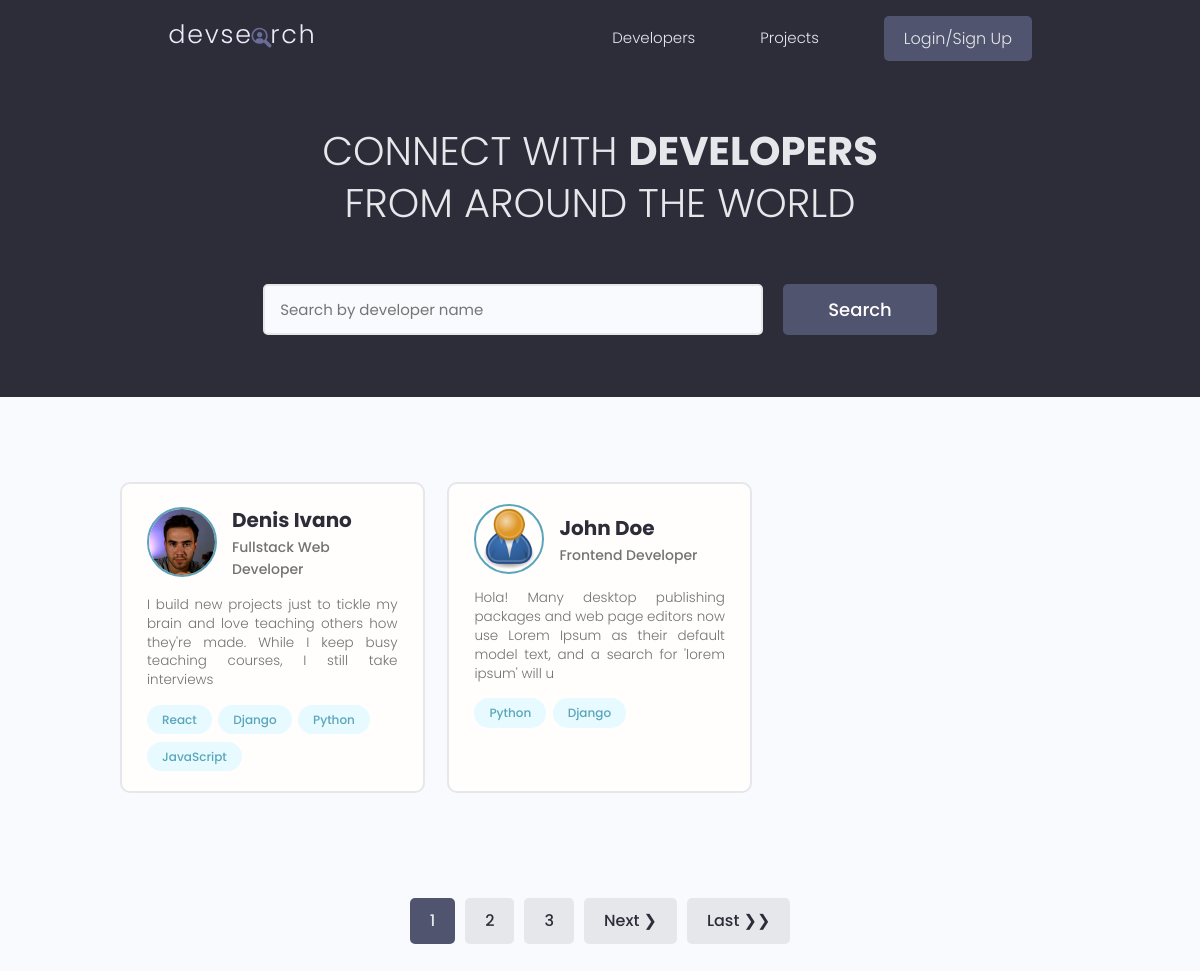
The page / on the database its author committed.
### users/models.py (models this page shows, shortened)
class Profile(models.Model):
    user = models.OneToOneField(
        User, on_delete=models.CASCADE, null=True, blank=True)
    name = models.CharField(max_length=200, blank=True, null=True)
    email = models.EmailField(max_length=500, blank=True, null=True)
    username = models.CharField(max_length=200, blank=True, null=True)
    location = models.CharField(max_length=200, blank=True, null=True)
    short_intro = models.CharField(max_length=200, blank=True, null=True)
    bio = models.TextField(blank=True, null=True)
    profile_image = models.ImageField(
        null=True, blank=True, upload_to='profiles/', default='profiles/user-default.png')
    social_github = models.CharField(max_length=200, blank=True, null=True)
    social_twitter = models.CharField(max_length=200, blank=True, null=True)
    social_linkedin = models.CharField(max_length=200, blank=True, null=True)
    social_youtube = models.CharField(max_length=200, blank=True, null=True)
    social_website = models.CharField(max_length=200, blank=True, null=True)
    created = models.DateTimeField(auto_now_add=True)
    id = models.UUIDField(default=uuid.uuid4, unique=True,
                          primary_key=True, editable=False)

class Skill(models.Model):
    owner = models.ForeignKey(
        Profile, on_delete=models.CASCADE, null=True, blank=True)
    name = models.CharField(max_length=200, blank=True, null=True)
    description = models.TextField(null=True, blank=True)
    created = models.DateTimeField(auto_now_add=True)
    id = models.UUIDField(default=uuid.uuid4, unique=True,
                          primary_key=True, editable=False)
    def __str__(self):
        return str(self.name)

### users/views.py (the view)
# urls.py: path('', views.profiles, name='profiles'),
def profiles(request):
    profiles, search_query = searchProfiles(request)
    custom_range, profiles, paginator = paginateProfiles(request, profiles, 2)
    context = {
        'profiles': profiles,
        'search': search_query,
        'custom_range': custom_range,
        'paginator': paginator
    }
    return render(request, 'users/profiles.html', context)

### users/utils.py (called while the page is built)
def paginateProfiles(request, profiles, results):
    page = request.GET.get('page')
    paginator = Paginator(profiles, results)
    try:
        profiles = paginator.page(page)
    except PageNotAnInteger:
        page = 1
        profiles = paginator.page(page)
    except EmptyPage:
        page = paginator.num_pages
        profiles = paginator.page(page)
    leftIndex = (int(page) - 4)
    if leftIndex < 1:
        leftIndex = 1
    rightIndex = (int(page) + 5)
    if rightIndex > paginator.num_pages:
        rightIndex = paginator.num_pages + 1
    custom_range = range(leftIndex, rightIndex)
    return custom_range, profiles, paginator

### source-file/Other Scripts/Devsearch Project Before Code Cleanup and Bug Fixes/users/templates/users/profiles.html (shortened to what this page needs)
{% extends 'main.html' %}
{% block content %}
    <main class="home">
      <section class="hero-section text-center">
        <div class="container container--narrow">
          <div class="hero-section__box">
            <h2>CONNECT WITH <span>DEVELOPERS</span></h2>
            <h2>FROM AROUND THE WORLD</h2>
          </div>
          <div class="hero-section__search">
            <form id="searchForm" class="form" action="{% url 'profiles' %}" method="GET">
              <div class="form__field">
                <input class="input input--text" id="formInput#search" type="text" name="search_querykuuuuu"
                  placeholder="Search by developer name" value="{{ search }}">
              </div>
              <input class="btn btn--sub btn--lg" type="submit" value="Search">
            </form>
          </div>
        </div>
      </section>
      <section class="devlist">
        <div class="container">
          <div class="grid grid--three">
              {% for profile in profiles %}
                  <div class="column card">
                    <div class="dev">
                      <a href="{% url 'user-profile' profile.id %}" class="card__body">
                        <div class="dev__profile">
                          <img class="avatar avatar--md" src="{{ profile.profile_image.url }}" alt="image">
                          <div class="dev__meta">
                            <h3>{{ profile.name }}</h3>
                            <h5>{{ profile.short_intro }}</h5>
                          </div>
                        </div>
                        <p class="dev__info">
                          {{ profile.bio|slice:'150' }}
                        </p>
                        <div class="dev__skills">
                            {% for skill in profile.skill_set.all|slice:'4'  %}
                                <span class="tag tag--pill tag--main">
                                    <small>{{ skill }}</small>
                                </span>
                            {% endfor %}
                        </div>
                      </a>
                    </div>
                  </div>
              {% endfor %}
          </div>
        </div>
      </section>
    {% include 'pagination.html' with queryset=profiles custom_range=custom_range %}
    </main>
{% endblock content %}

### static/styles/app.css (style rules this page uses)
:root { --color-sub: #2d2d39; }
.btn--sub { background-color: var(--color-sub-light); }
.card { border: 2px solid var(--color-light); }
img { width: 100%; }
.hero-section { height: 40vh; display: flex; align-items: center; background-color: var(--color-sub); }
.hero-section__box { margin-bottom: 4rem; }
.hero-section__box > h2, .hero-section__box > h2 > span { font-size: 4rem; color: var(--color-light); line-height: 1.3; text-transform: uppercase; }
.hero-section__box > h2 { font-weight: 300; }
.hero-section__box > h2 > span { font-weight: 700; }
.hero-section__search > .form { display: flex; align-items: center; justify-content: center; gap: 2rem; }
.hero-section__search > .form input.input--text { width: 50rem; }
.devlist { margin-top: 8rem; }
.devlist .grid { align-items: stretch; }
.devlist .dev .dev__profile { display: flex; align-items: center; gap: 1.5rem; }
.devlist .dev .dev__meta h3 { color: var(--color-sub); font-size: 2rem; font-weight: 700; }
.devlist .dev .dev__meta h5 { color: var(--color-text); font-size: 1.4rem; font-weight: 500; }
.devlist .dev .dev__info { margin: 1.5rem 0; font-size: 1.35rem; line-height: 1.4; text-align: justify; }

### static/uikit/styles/modules/_variables.css (style rules this page uses)
:root { --color-main: #5aa5b9; --color-main-light: #e6faff; --color-sub: #3f4156; --color-sub-light: #51546e; --color-sub-lighter: #ededfd; --color-text: #737373; --color-gray: #8b8b8b; --color-light: #e5e7eb; --color-light-gray: #767676; --color-bg: #f8fafd; --color-white: #fffefd; --color-white-light: #f3f3f3; --color-success: #359e64; --color-success-bg: #def8e8; --color-error: #fc4b0b; --color-error-bg: #fff2ee; --font-base: 'Poppins', arial, helvetica, 'Segoe UI', roboto, ubuntu, sans-serif; --font-monospace: 'Fira Code', 'Courier New', courier, monospace; --font-regular: 300; --font-medium: 500; --font-bold: 700; --generic-shadow: 1px 1px 5px #00000010; --generic-transition: all 0.3s ease-in-out; }

### static/uikit/styles/modules/_base.css (style rules this page uses)
* { margin: 0; padding: 0; box-sizing: border-box; text-rendering: optimizeLegibility; color: inherit; font-size: inherit; }
html { font-size: 50%; }
@media only screen and (min-width: 480px) { html { font-size: 56.25%; } }
@media only screen and (min-width: 1200px) { html { font-size: 62.5%; } }
body { line-height: 1.6; font-weight: 400; font-size: 1.5rem; color: var(--color-text); background-color: var(--color-bg); min-height: 100vh; }

### static/uikit/styles/modules/_typography.css (style rules this page uses)
* { font-family: var(--font-base); }
h2 { font-size: 3.6rem; font-weight: var(--font-bold); }
h3 { font-size: 3.2rem; font-weight: var(--font-medium); }
h5 { font-size: 2.4rem; font-weight: var(--font-medium); }
h5, h6 { font-weight: var(--font-regular); }
p, span, strong { font-size: 1.6rem; color: var(--color-text); font-weight: var(--font-regular); }
a { padding-bottom: 2px; text-decoration: none; display: inline-block; color: var(--color-main); font-weight: var(--font-medium); }

### static/uikit/styles/modules/_utilities.css (style rules this page uses)
.container { width: 92%; max-width: 165rem; margin: 0 auto; box-sizing: border-box; }
.container--narrow { width: 92%; max-width: 120rem; }
@media screen and (min-width: 1000px) { .container { width: 90%; } }
@media screen and (min-width: 1000px) { .container--narrow { width: 85%; } }
@media screen and (min-width: 1200px) { .container { width: 80%; } }
@media screen and (min-width: 1200px) { .container--narrow { width: 72%; } }
.text-center { text-align: center; }

### static/uikit/styles/modules/_avatar.css (style rules this page uses)
.avatar { border-radius: 50%; border: 2px solid var(--color-main); object-fit: cover; }
.avatar--md { height: 7rem; width: 7rem; }

### static/uikit/styles/modules/_button.css (style rules this page uses)
.btn { display: inline-block; position: relative; cursor: pointer; background-color: var(--color-light); font-weight: var(--font-medium); color: var(--color-sub); text-decoration: none; padding: 1rem 2rem; border-radius: 0.5rem; border: none; width: -webkit-fit-content; width: -moz-fit-content; width: fit-content; height: -webkit-fit-content; height: -moz-fit-content; height: fit-content; font-size: 1.6rem; outline-width: 0; outline-color: transparent; -webkit-backface-visibility: hidden; backface-visibility: hidden; transition: all 0.3s ease-in-out; }
.btn--sub { background-color: var(--color-sub); color: var(--color-white); }
.btn--lg { font-size: 1.8rem; padding: 1.2rem 4.5rem; }

### static/uikit/styles/modules/_card.css (style rules this page uses)
.card { border-radius: 1rem; background-color: var(--color-white); border: 1.5px solid var(--color-light); width: auto; height: auto; margin-top: 0.5rem; margin-bottom: 0.5rem; overflow: hidden; }
.card__body, .card__header { padding: 2rem 2.5rem; }

### rows shown on the page
Profile: profile_image (picture), name "Denis Ivano", short_intro "Fullstack Web Developer", bio "I build new projects just to tickle my brain and love teaching others how they're made. While I keep busy teaching courses, I still take interviews"
Skill: name "React"
Skill: name "Django"
Skill: name "Python"
Skill: name "JavaScript"
Profile: profile_image (placeholder picture), name "John Doe", short_intro "Frontend Developer", bio "Hola! Many desktop publishing packages and web page editors now use Lorem Ipsum as their default model text, and a search for 'lorem ipsum' will u"
Skill: name "Python"
Skill: name "Django"

### other values the page prints
{{ page }} "1"
{{ page }} "2" "3"
